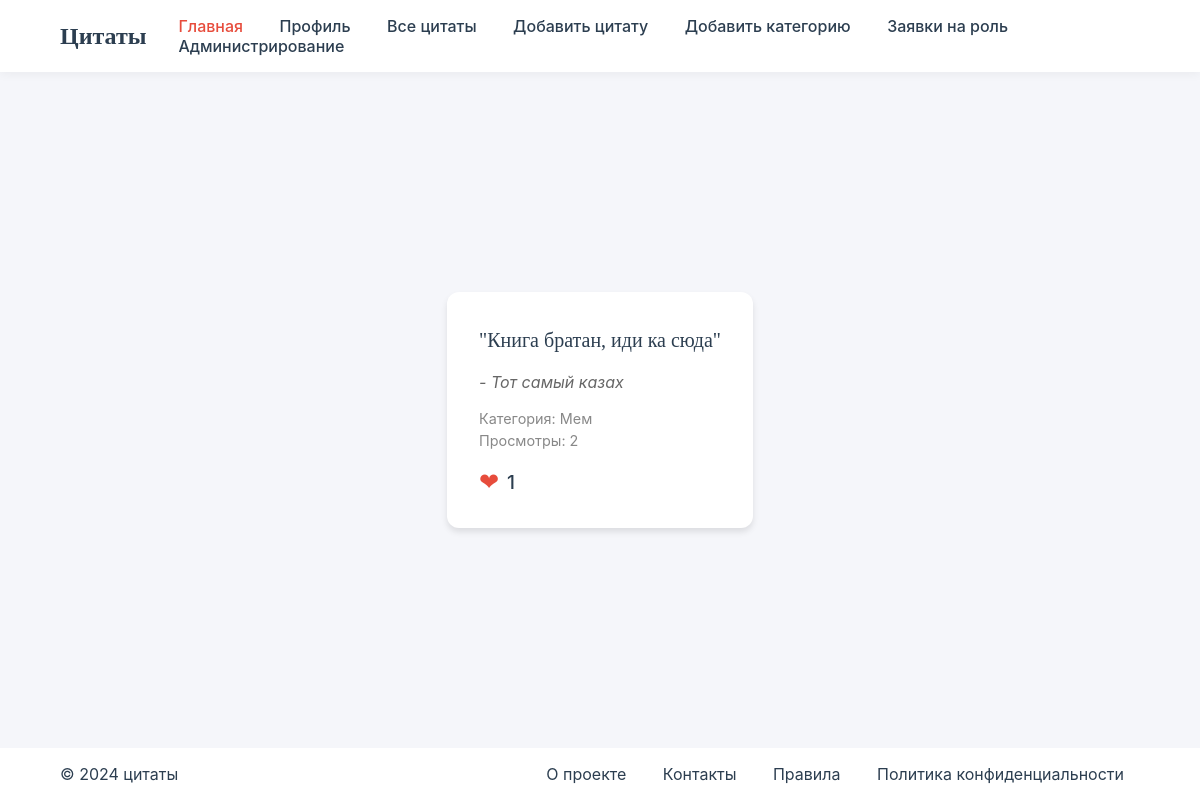
The app's page /quote/1 (signed in), older data.
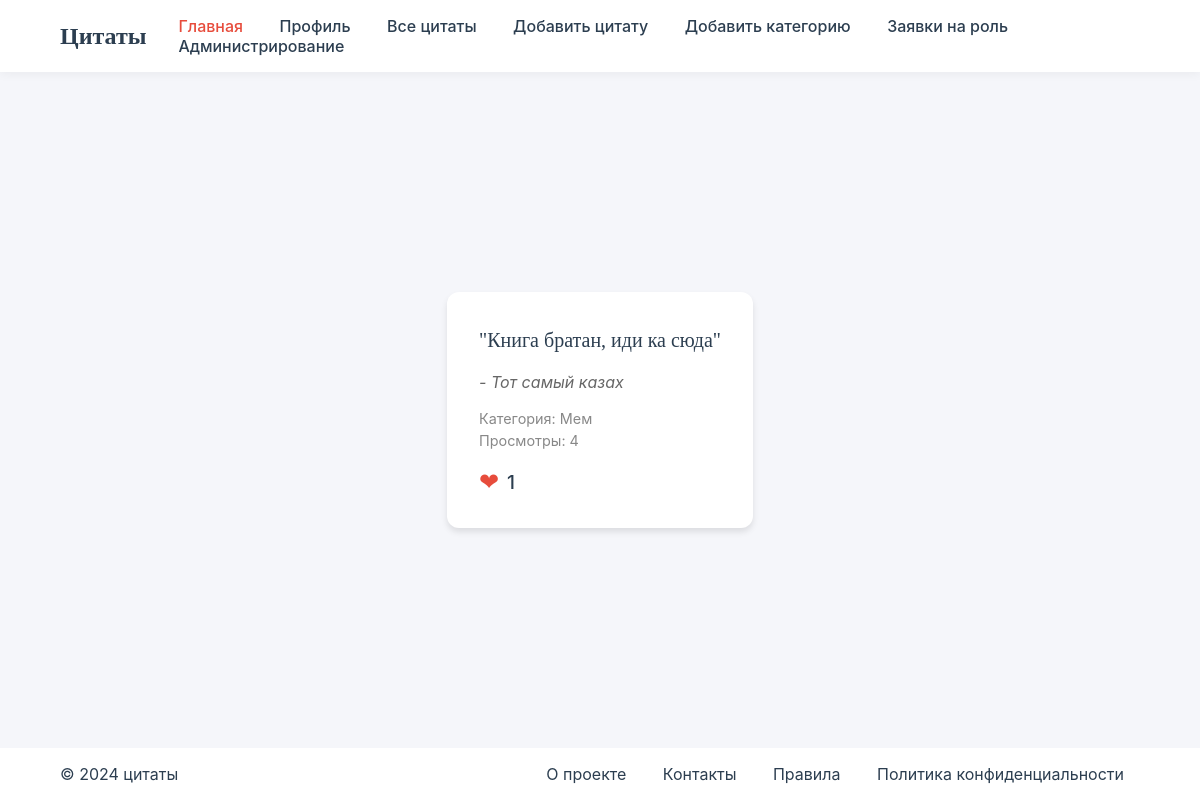
The same page, newer data.
### app.py (models this page shows)
class Quote(db.Model):
    id = db.Column(db.Integer, primary_key=True)
    text = db.Column(db.Text, nullable=False)
    author = db.Column(db.String(100), nullable=False)
    likes = db.Column(db.Integer, default=0)
    views = db.Column(db.Integer, default=0)
    user_id = db.Column(db.Integer, db.ForeignKey('user.id'))
    category_id = db.Column(db.Integer, db.ForeignKey('categories.id'), nullable=False)
    category = db.relationship('Category', back_populates='quotes_list')
    user_likes = db.relationship('UserLikes', back_populates='quote')

### app.py (the view, shortened to what this page needs)
@app.route('/quote/<int:quote_id>', methods=['GET', 'POST'])
@login_required
def view_quote(quote_id):
    quote = Quote.query.get_or_404(quote_id)
    quote.views += 1
    db.session.commit()
    return render_template('quote.html', quote=quote)

### app.py (called while the page is built)
@login_manager.user_loader
def load_user(user_id):
    return User.query.get(int(user_id))

### templates/quote.html (shortened to what this page needs)
<!DOCTYPE html>
<html lang="en">
<head>
    <link rel="stylesheet" href="{{ url_for('static', filename='quote.css') }}">
</head>
<body>
    <header>
        <nav class="navbar">
            <div class="logo">Цитаты</div>
            <div class="nav-links">
                <a href="{{ url_for('home') }}" class="active">Главная</a>
                <a href="{{ url_for('profile') }}">Профиль</a>
                <a href="{{ url_for('all_quotes') }}">Все цитаты</a>
                {% if current_user.role in ['admin', 'editor'] %}
                    <a href="{{ url_for('add_quote') }}">Добавить цитату</a>
                    <a href="{{ url_for('add_category') }}">Добавить категорию</a>
                {% endif %}
                {% if current_user.role == 'admin' %}
                    <a href="{{ url_for('role_requests') }}">Заявки на роль</a>
                    <a href="{{ url_for('admin') }}">Администрирование</a>
                {% endif %}
            </div>
        </nav>
    </header>
    <main>
        <section class="quotes-section">
            <div class="quote-card">
                <div class="quote-text">"{{ quote.text }}"</div>
                <div class="quote-author">- {{ quote.author }}</div>
                <div class="quote-meta">
                        <span class="category">Категория: {{ quote.category.name }}</span><br>
                        <span class="views">Просмотры: {{ quote.views }}</span>
                </div>
                <div class="like-section">
                    <form action="{{ url_for('view_quote', quote_id=quote.id) }}" method="post">
                        <button type="submit" class="like-heart" title="Лайкнуть">❤</button>
                    </form>
                    <span class="likes-count">{{ quote.likes }}</span>
                </div>
            </div>
        </section>
    </main>
    <footer>
        <div class="footer-content">
            <p>&copy; 2024 цитаты</p>
            <div class="footer-links">
                <a href="info_project">О проекте</a>
                <a href="contact">Контакты</a>
                <a href="rules">Правила</a>
                <a href="musarskoe">Политика конфиденциальности</a>
            </div>
        </div>
    </footer>
</body>
</html>

Row changes from the older to the newer data that the page shows:
changed Quote "Книга братан, иди ка сюда": views "2" → "4"
